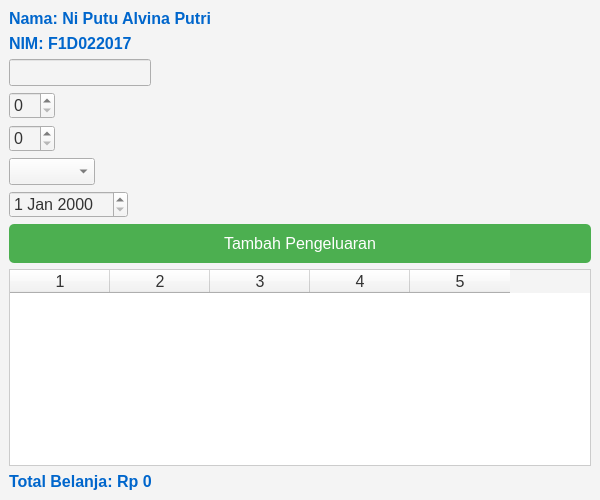
<?xml version="1.0" encoding="UTF-8"?>
<ui version="4.0">
 <class>MainWindow</class>
 <widget class="QMainWindow" name="MainWindow">
  <property name="geometry">
   <rect>
    <x>0</x>
    <y>0</y>
    <width>600</width>
    <height>500</height>
   </rect>
  </property>
  <property name="styleSheet">
   <string>
    QWidget {
        background-color: #f4f4f4;
        font-size: 12pt;
        color: #333;
    }
    QLabel {
        color: #0066cc;
        font-weight: bold;
    }
    QPushButton {
        background-color: #4CAF50;
        color: white;
        padding: 10px;
        border-radius: 5px;
    }
    QPushButton:hover {
        background-color: #45a049;
    }
    QTableWidget {
        border: 1px solid #ccc;
        background-color: #ffffff;
    }
   </string>
  </property>
  <widget class="QWidget" name="centralwidget">
   <layout class="QVBoxLayout" name="verticalLayout">
    <item>
     <widget class="QLabel" name="namaLabel">
      <property name="text">
       <string>Nama: Ni Putu Alvina Putri</string>
      </property>
      <property name="alignment">
       <set>Qt.AlignCenter</set>
      </property>
     </widget>
    </item>
    <item>
     <widget class="QLabel" name="nimLabel">
      <property name="text">
       <string>NIM: F1D022017</string>
      </property>
      <property name="alignment">
       <set>Qt.AlignCenter</set>
      </property>
     </widget>
    </item>
    <item>
     <layout class="QFormLayout" name="formLayout">
      <item row="0" column="0">
       <widget class="QLineEdit" name="pengeluaranInput"/>
      </item>
      <item row="1" column="0">
       <widget class="QSpinBox" name="hargaInput"/>
      </item>
      <item row="2" column="0">
       <widget class="QSpinBox" name="jumlahInput"/>
      </item>
      <item row="3" column="0">
       <widget class="QComboBox" name="kategoriComboBox"/>
      </item>
      <item row="4" column="0">
       <widget class="QDateEdit" name="tanggalInput"/>
      </item>
     </layout>
    </item>
    <item>
     <widget class="QPushButton" name="tambahButton">
      <property name="text">
       <string>Tambah Pengeluaran</string>
      </property>
     </widget>
    </item>
    <item>
     <widget class="QTableWidget" name="table">
      <property name="rowCount">
       <number>0</number>
      </property>
      <property name="columnCount">
       <number>5</number>
      </property>
      <property name="horizontalHeaderLabels">
       <stringlist>
        <string>Nama</string>
        <string>Harga</string>
        <string>Jumlah</string>
        <string>Kategori</string>
        <string>Tanggal</string>
       </stringlist>
      </property>
     </widget>
    </item>
    <item>
     <widget class="QLabel" name="totalLabel">
      <property name="alignment">
       <set>Qt.AlignRight</set>
      </property>
      <property name="text">
       <string>Total Belanja: Rp 0</string>
      </property>
     </widget>
    </item>
   </layout>
  </widget>
 </widget>
 <resources/>
 <connections/>
</ui>
